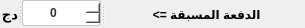
            <widget class="QSplitter" name="splitter_5">
             <property name="layoutDirection">
              <enum>Qt::LeftToRight</enum>
             </property>
             <property name="orientation">
              <enum>Qt::Horizontal</enum>
             </property>
             <widget class="QSplitter" name="splitter_6">
              <property name="layoutDirection">
               <enum>Qt::LeftToRight</enum>
              </property>
              <property name="orientation">
               <enum>Qt::Horizontal</enum>
              </property>
              <widget class="QLabel" name="label_14">
               <property name="font">
                <font>
                 <pointsize>10</pointsize>
                 <weight>75</weight>
                 <bold>true</bold>
                </font>
               </property>
               <property name="layoutDirection">
                <enum>Qt::LeftToRight</enum>
               </property>
               <property name="text">
                <string>دج</string>
               </property>
              </widget>
              <widget class="QSpinBox" name="SB_priceAdv">
               <property name="font">
                <font>
                 <pointsize>9</pointsize>
                 <weight>75</weight>
                 <bold>true</bold>
                </font>
               </property>
               <property name="layoutDirection">
                <enum>Qt::LeftToRight</enum>
               </property>
               <property name="styleSheet">
                <string notr="true">QSpinBox
{
 margin-bottom: 2px;   
    padding: 7px 8px;
        padding-top: 4px;
        padding-bottom: 4px;
    outline: medium none;
        outline-width: medium;
        outline-style: none;
        outline-color: -moz-use-text-color;
    color: #333;
    background-color: #FFF;
    background-repeat: no-repeat;
    background-position: right center;
    border: 1px solid #c5c5c5;
        border-top-width: 1px;
        border-bottom-width: 1px;
        border-top-style: solid;
        border-bottom-style: solid;
        border-top-color: #c5c5c5;
        border-bottom-color: #c5c5c5;      
    border-radius: 3px;
        border-top-left-radius: 3px;
        border-top-right-radius: 3px;
        border-bottom-right-radius: 3px;
        border-bottom-left-radius: 3px;
    vertical-align: middle;
}
QSpinBox:hover
{
	 border: 1px solid #00bbff;
	 border-top-color: #00bbff;
        border-bottom-color: #00bbff;  

}</string>
               </property>
               <property name="alignment">
                <set>Qt::AlignCenter</set>
               </property>
               <property name="maximum">
                <number>100000</number>
               </property>
              </widget>
             </widget>
             <widget class="QLabel" name="LB_price_2">
              <property name="minimumSize">
               <size>
                <width>200</width>
                <height>0</height>
               </size>
              </property>
              <property name="maximumSize">
               <size>
                <width>200</width>
                <height>16777215</height>
               </size>
              </property>
              <property name="font">
               <font>
                <pointsize>9</pointsize>
                <weight>75</weight>
                <bold>true</bold>
               </font>
              </property>
              <property name="layoutDirection">
               <enum>Qt::LeftToRight</enum>
              </property>
              <property name="text">
               <string>الدفعة المسبقة =&gt; </string>
              </property>
              <property name="alignment">
               <set>Qt::AlignCenter</set>
              </property>
             </widget>
            </widget>
